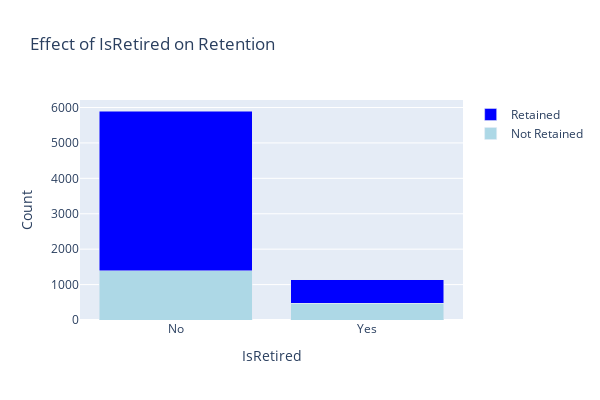

The cell this chart's notebook holds for it:
### Code cell
bar_plot('IsRetired',df,barmode='stack',width=600,height=400,color1='lightblue',color2='blue')

### Figure 1 — Plotly figure (JSON) as saved in the notebook; plotly's stock layout.template omitted (floating-point values rounded to 4 significant figures)
{"data": [{"marker": {"color": "lightblue"}, "name": "Not Retained", "type": "bar", "x": ["No", "Yes"], "y": [1393, 476]}, {"marker": {"color": "blue"}, "name": "Retained", "type": "bar", "x": ["No", "Yes"], "y": [4508, 666]}], "layout": {"barmode": "stack", "height": 400, "title": {"text": "Effect of IsRetired on Retention"}, "width": 600, "xaxis": {"title": {"text": "IsRetired"}}, "yaxis": {"title": {"text": "Count"}}}}
